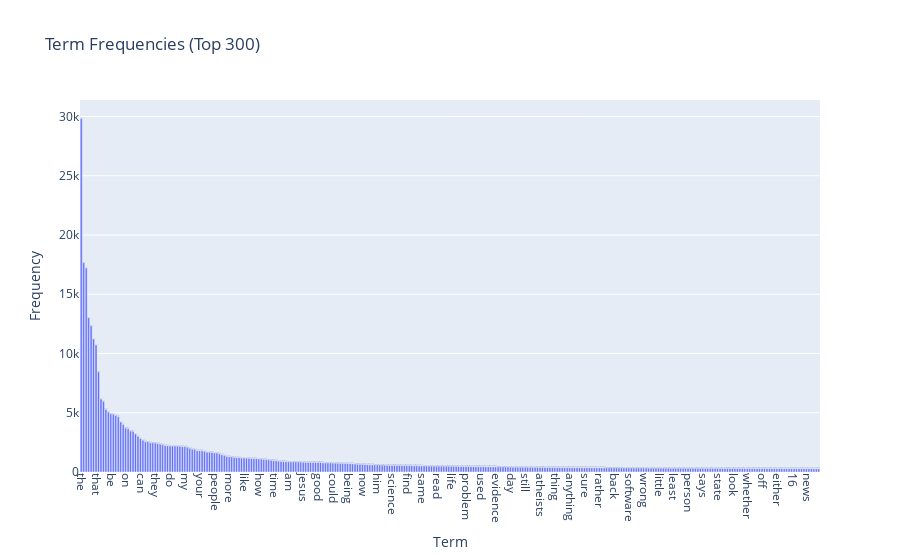

The cell this chart's notebook holds for it:
### Markdown cell above
### >>> **Exercise 15 (take home):** 
Additionally, you can attempt to sort the terms on the `x-axis` by frequency instead of in alphabetical order. This way the visualization is more meaninfgul and you will be able to observe the so called [long tail](https://en.wikipedia.org/wiki/Long_tail) (get familiar with this term since it will appear a lot in data mining and other statistics courses). see picture below

![alt txt](https://upload.wikimedia.org/wikipedia/commons/thumb/8/8a/Long_tail.svg/1000px-Long_tail.svg.png)

### Code cell
# Answer here
# 將詞彙頻率和詞彙名稱創建為一個DataFrame
term_frequencies_df = pd.DataFrame({'Term': count_vect.get_feature_names_out(),
                                    'Frequency': term_frequencies})

# 按詞彙頻率降序排序
term_frequencies_df = term_frequencies_df.sort_values(by='Frequency', ascending=False)

# 使用Plotly創建互動式條形圖
fig = px.bar(term_frequencies_df[:300], x='Term', y='Frequency', text='Frequency',
             title='Term Frequencies (Top 300)', labels={'Term': 'Term', 'Frequency': 'Frequency'})

# 設定標籤角度以便更好地顯示
fig.update_xaxes(tickangle=90)

# 顯示互動式條形圖
fig.show()

### Figure 1 — Plotly figure (JSON) as saved in the notebook; plotly's stock layout.template omitted (floating-point values rounded to 4 significant figures; data arrays with more than 128 entries replaced by an {"elided": "..."} marker saying what was removed)
{"data": [{"alignmentgroup": "True", "hovertemplate": "Term=%{x}<br>Frequency=%{text}<extra></extra>", "legendgroup": "", "marker": {"color": "#636efa", "pattern": {"shape": ""}}, "name": "", "offsetgroup": "", "orientation": "v", "showlegend": false, "text": {"elided": "300 int values"}, "textposition": "auto", "type": "bar", "x": {"elided": "300 str values"}, "xaxis": "x", "y": {"elided": "300 int values"}, "yaxis": "y"}], "layout": {"barmode": "relative", "legend": {"tracegroupgap": 0}, "title": {"text": "Term Frequencies (Top 300)"}, "xaxis": {"anchor": "y", "domain": [0, 1], "tickangle": 90, "title": {"text": "Term"}}, "yaxis": {"anchor": "x", "domain": [0, 1], "title": {"text": "Frequency"}}}}
